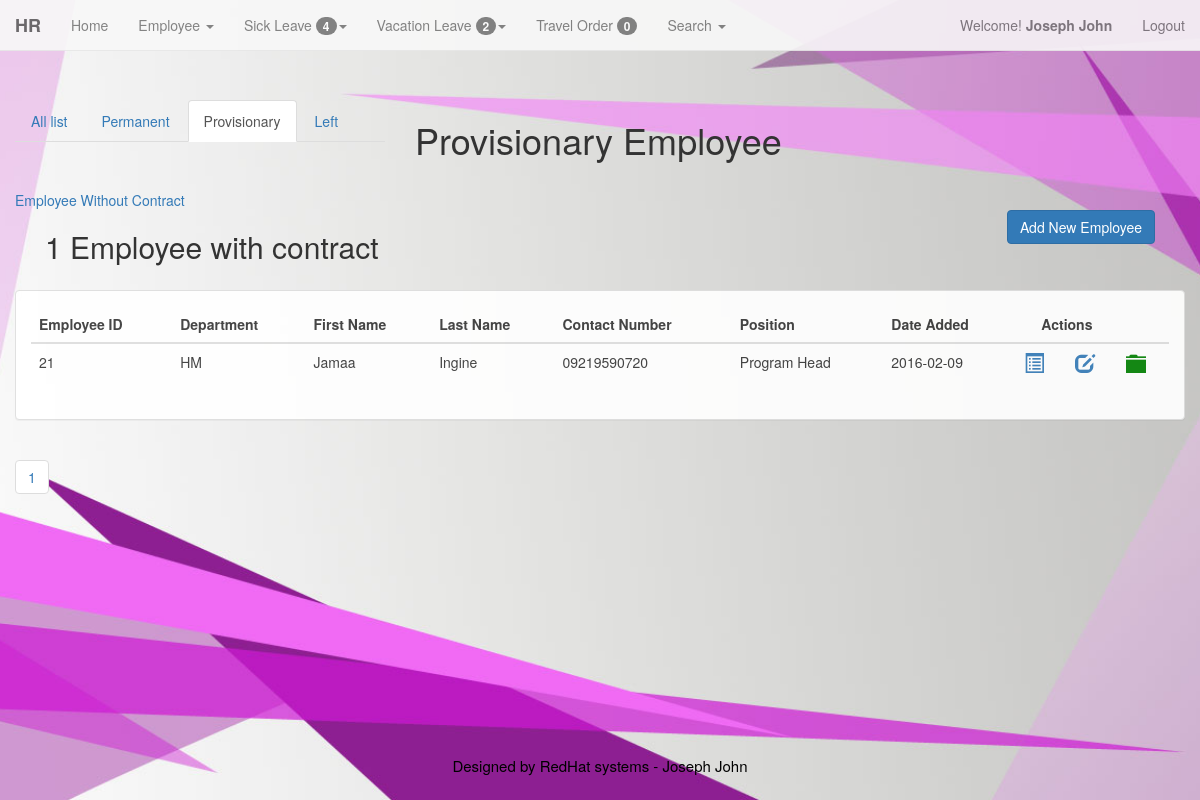
The app's page /admin/emp_provi.php (signed in) with its own data.
### tables this page shows
CREATE TABLE IF NOT EXISTS `members` (
  `id` int(11) NOT NULL AUTO_INCREMENT,
  `username` varchar(200) NOT NULL,
  `password` varchar(200) NOT NULL,
  `FirstName` varchar(200) NOT NULL,
  `LastName` varchar(200) NOT NULL,
  `LEVEL` int(1) NOT NULL,
  PRIMARY KEY (`id`)
);

CREATE TABLE IF NOT EXISTS `contract` (
  `id_cont` int(11) NOT NULL AUTO_INCREMENT,
  `emp_id` int(11) NOT NULL,
  `start_date` date NOT NULL,
  `end_date` date NOT NULL,
  `cont_date` date NOT NULL,
  `cont_stat` int(2) NOT NULL,
  PRIMARY KEY (`id_cont`)
);

CREATE TABLE IF NOT EXISTS `department` (
  `id_dept` int(11) NOT NULL,
  `depart_name` varchar(128) NOT NULL,
  `emp_id` varchar(11) NOT NULL,
  PRIMARY KEY (`id_dept`)
);

CREATE TABLE IF NOT EXISTS `employee` (
  `emp_id` int(100) NOT NULL AUTO_INCREMENT,
  `id_emp` varchar(128) NOT NULL,
  `emp_fname` varchar(128) NOT NULL,
  `emp_lname` varchar(128) NOT NULL,
  `emp_mname` varchar(128) NOT NULL,
  `emp_bday` varchar(128) NOT NULL,
  `emp_age` int(11) NOT NULL,
  `emp_gen` varchar(128) NOT NULL,
  `emp_add` varchar(128) NOT NULL,
  `emp_stat` varchar(128) NOT NULL,
  `emp_cont` varchar(11) NOT NULL,
  `sss` int(10) NOT NULL,
  `pagibig` int(12) NOT NULL,
  `philhealth` int(12) NOT NULL,
  `tin` varchar(13) NOT NULL,
  `email` varchar(128) NOT NULL,
  `emp_pos` varchar(128) NOT NULL,
  `id_pos` int(11) NOT NULL,
  `id_dept` int(11) NOT NULL,
  `addedby` varchar(128) NOT NULL,
  `emp_date` date NOT NULL,
  `stat` int(2) NOT NULL,
  PRIMARY KEY (`emp_id`)
);

### admin/emp_provi.php (the view, shortened to what this page needs)
<?php
	include ('menu.php');
?>
<div class="container-fluid">
				<div class = "row" style ="margin-top:50px">
					<div class = "col-md-4">
						<ul class="nav nav-tabs">
							<li role="presentation"><a href="emp_list.php">All list</a></li>
							<li role="presentation"><a href="emp_perma.php">Permanent</a></li>
							<li role="presentation"  class="active"><a href="emp_provi.php">Provisionary</a></li>
							<li role="presentation"><a href="emp_left.php">Left</a></li>
						</ul>
					</div>
					<div class ="col-md-4">
						<h1>Provisionary Employee</h1>
					</div>
				</div>
			<br>
			<div class="row">
					<div class="col-md-4">
						<a href="emp_provi_no_contract.php">Employee Without Contract</a>
					</div>
			</div>
	<div class="col-md-12">
			<div class = "col-md-10">
					<?php
						if (isset($_GET["page"]))
											{
												$page = $_GET["page"];
											} else {
												$page=1;
											};
											$endlimit = 10;
											$start_from = ($page-1) * $endlimit;
						$welcome_view = "SELECT * FROM contract, employee, ldays WHERE id_cont IN(SELECT MAX(id_cont) FROM contract GROUP BY emp_id)
							AND employee.id_pos = ldays.id_pos
							AND contract.emp_id = employee.emp_id
							AND ldays.id_pos = '2'
							AND contract.cont_stat = '1'
							AND employee.stat='1'";
						$welcome_viewed = mysql_query($welcome_view);
						$num_rows = mysql_num_rows($welcome_viewed);
								if($num_rows == 1){
								echo "<h2> $num_rows Employee with contract</h2>";}
								else
								echo "<h2> $num_rows Employee's with contract </h2>";
					?>
			</div>
		<div class="col-md-2">
			<p class="text-right"><a href = "add_emp.php"><button type="button" class="btn btn-primary" data-toggle="tooltip" data-placement="top" title="Add Employee">Add New Employee</button></a></p>
		</div>
	</div>
<div class="container-fluid" style="margin-top:80px;">
	<div class = "row">
		<div class="panel panel-default">
			<div class="panel-body">
				 <div class="table-responsive">
					<?php
						$sql="SELECT * FROM contract, employee, ldays, department WHERE id_cont IN(SELECT MAX(id_cont) FROM contract GROUP BY emp_id)
							AND employee.id_dept = department.id_dept
							AND employee.id_pos = ldays.id_pos
							AND contract.emp_id = employee.emp_id
							AND ldays.id_pos = '2'
							AND contract.cont_stat = '1'
							AND employee.stat='1' order by emp_date LIMIT $start_from, $endlimit";
						$qry=mysql_query($sql);
					?>
							<table class="table table-hover" id = "table">
									<thead>
										<tr>
											<th>Employee ID</th>
											<th>Department</th>
											<th>First Name</th>
											<th>Last Name</th>
											<th>Contact Number</th>
											<th>Position</th>
											<th>Date Added</th>
											<th colspan=2 style="text-align:center">Actions</th>
										</tr>
									</thead>
						<?php
						while($rec=mysql_fetch_array($qry))
						{
						?>
						<tr>
							<tbody>
									<td>
										<?php echo $rec['emp_id'] ?>
									</td>
									<td>
										<?php echo $rec['depart_name'] ?>
									</td>
									<td>
										<?php echo $rec['emp_fname'] ?>
									</td>
									<td>
										<?php echo $rec['emp_lname'] ?>
									</td>
									<td>
										<?php echo $rec['emp_cont'] ?>
									</td>
									<td>
										<?php echo $rec['emp_pos']?>
									</td>
									<td>
										<?php echo $rec['cont_date']?>
									</td>
									<td>
										<a href='emp_profile.php?id=<?php echo $rec['emp_id']?>' data-toggle="tooltip" data-placement="top" title="Profile"><span class="glyphicon glyphicon-list-alt" style="font-size:20px"></span></a>
									</td>
									<td>
										<a href='edit_emp.php?id=<?php echo $rec['emp_id']?>' data-toggle="tooltip" data-placement="top" title="Edit Information"><span class="glyphicon glyphicon-edit" style="font-size:20px"></span></a>
									</td>
									<td>
										<a href='view_contract.php?id=<?php echo $rec['id_cont']?>' data-toggle="tooltip" data-placement="top" title="View Contract"><span class="glyphicon glyphicon-folder-close" style="font-size:20px; color:green"></span></a>
									</td>
					<?php
						}
					?>
							</tbody>
						</tr>
					</table>
				</div>
			</div>
		</div>
	</div>
</div>
<?php
		$num_rows = mysql_num_rows($welcome_viewed);
		$total_pages = ceil($num_rows / $endlimit);
				for($i=1; $i<=$total_pages; $i++ )
					{
						 echo"<ul class='pagination '> <li>&nbsp<a href = 'emp_list.php?page=".$i."'>".$i."</a></li></ul>";
					}
?>
			</div>
	<?php include('footer.php'); ?>

### admin/menu.php (shortened to what this page needs)
<!DOCTYPE html>
<html lang="en">
  <head>
	<link href="../bootstrap/css/bootstrap.min.css" rel="stylesheet">
  </head>
<body>
<div class="container-fluid">
	<?php
		$id=$_SESSION['id'];
		$result=mysql_query("select * from members where id=$id")or die(mysql_error);
		$row=mysql_fetch_array($result);
		$FirstName=$row['FirstName'];
		$LastName=$row['LastName'];
	?>
					<?php
						$welcome_view = "SELECT * FROM leaves, approve_hr where leaves.hr_approve = approve_hr.hr_approve AND approve_hr.hr_approve = '1'";
						$welcome_viewed = mysql_query($welcome_view);
						$num_rows = mysql_num_rows($welcome_viewed);
					?>
					<?php
						$welcome_view = "SELECT * FROM vacation_log, approve_hr where vacation_log.hr_approve = approve_hr.hr_approve AND approve_hr.hr_approve = '1'";
						$welcome_viewed = mysql_query($welcome_view);
						$num_rows2 = mysql_num_rows($welcome_viewed);
					?>
					<?php
						$welcome_view = "SELECT * FROM travel_ordr where travel_ordr.acctant = '1'";
						$welcome_viewed = mysql_query($welcome_view);
						$num_rows1 = mysql_num_rows($welcome_viewed);
					?>
				<nav class="navbar navbar-default navbar-fixed-top" role="navigation">
				  <div class="container-fluid">
					<div class="navbar-header">
					  <strong><a class="navbar-brand" href="#">HR</a></strong>
					</div>
					<div class="collapse navbar-collapse" id="bs-example-navbar-collapse-1">
					<ul class="nav navbar-nav">
						<li><a href="admin.php?id=<?php echo $row['id'];?>">Home</a></li>
						<li class="dropdown">
							<a href="#" class="dropdown-toggle" data-toggle="dropdown"> Employee <span class="caret"></span></a>
						</li>
						<li class="dropdown">
							<a href="#" class="dropdown-toggle" data-toggle="dropdown"> Sick Leave <span class="badge"> <?php echo $num_rows ?></span><span class="caret"></span></a>
						</li>
						<li class="dropdown">
							<a href="#" class="dropdown-toggle" data-toggle="dropdown"> Vacation Leave <span class="badge"> <?php echo $num_rows2 ?></span><span class="caret"></span></a>
						</li>
						<li><a href="to_view.php?id=<?php echo $row['id'];?>">Travel Order <span class="badge"> <?php echo $num_rows1 ?></span></a></li>
						<li class="dropdown">
							<a href="#" class="dropdown-toggle" data-toggle="dropdown"> Search <span class="caret"></span></a>
						</li>
					</ul>
					<ul class="nav navbar-nav navbar-right">
						<p class="navbar-text">Welcome! <strong><?php echo " ".$FirstName."&nbsp".$LastName." "; ?></strong></p>
							<li><p class="navbar-text"><a href="logout.php" class="navbar-link" title="Log Out">Logout</a></p></li>
					</ul>
					</div>
				  </div>
				</nav>
	</div>
  </body>
</html>

### admin/menu.php (style rules this page uses)
body { margin-top: 50px; margin-bottom: 50px; background: url('../background2.jpg') no-repeat center center fixed; -webkit-background-size: cover; -moz-background-size: cover; -o-background-size: cover; background-size: cover; }
.navbar-default { opacity: .9; }
.panel-default { opacity: .9; }

### records on screen
members: FirstName "Joseph", LastName "John"
contract: department.emp_id "21", department.depart_name "HM", emp.emp_fname "Jamaa", emp.emp_lname "Ingine", emp.emp_cont "09219590720", emp.emp_pos "Program Head", cont_date "2016-02-09"

### other values on screen
$num_rows "4"
$num_rows2 "2"
$num_rows1 "0"
$num_rows "1"
